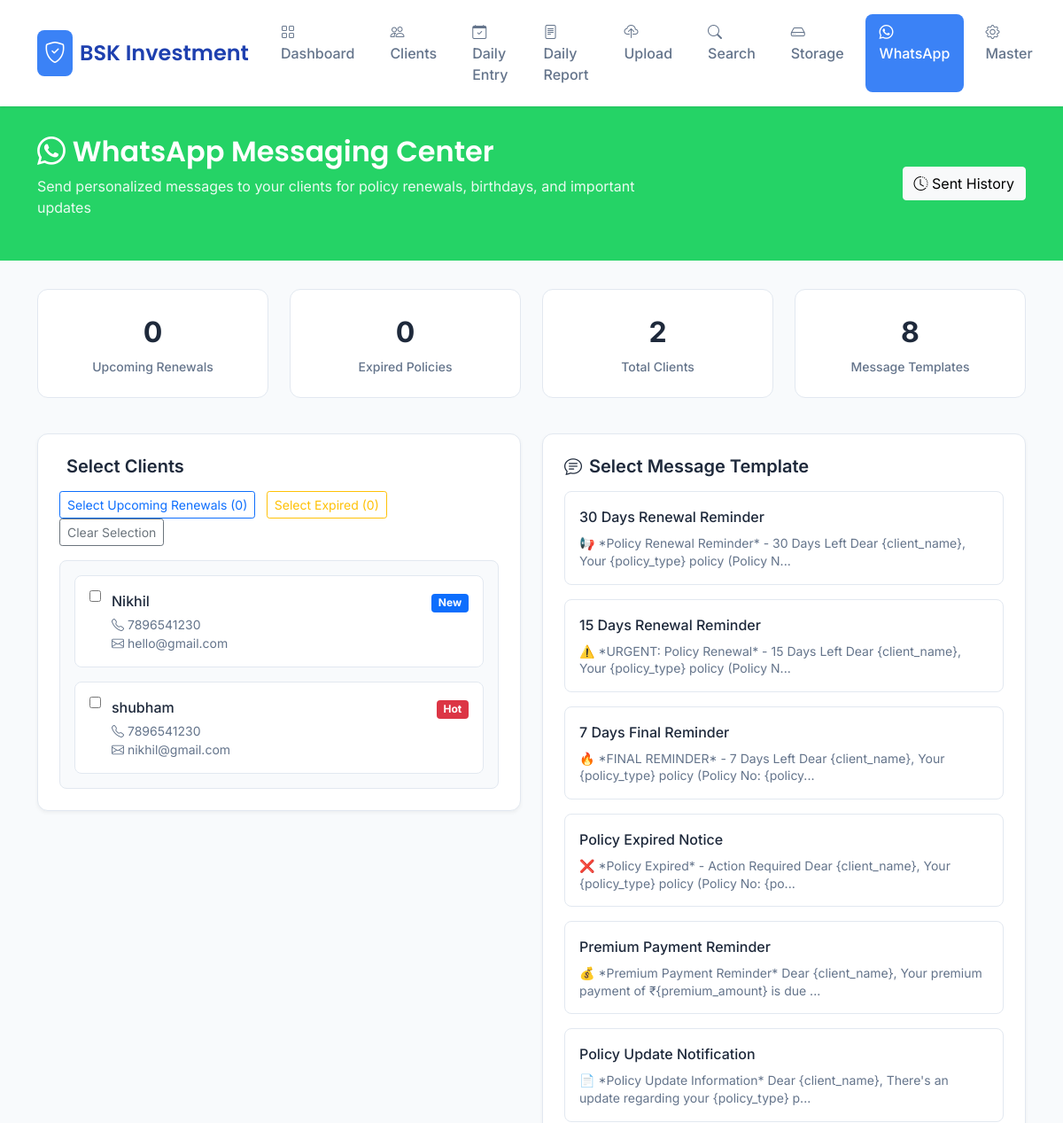
The page /whatsapp (upper part) on the database as committed earlier.
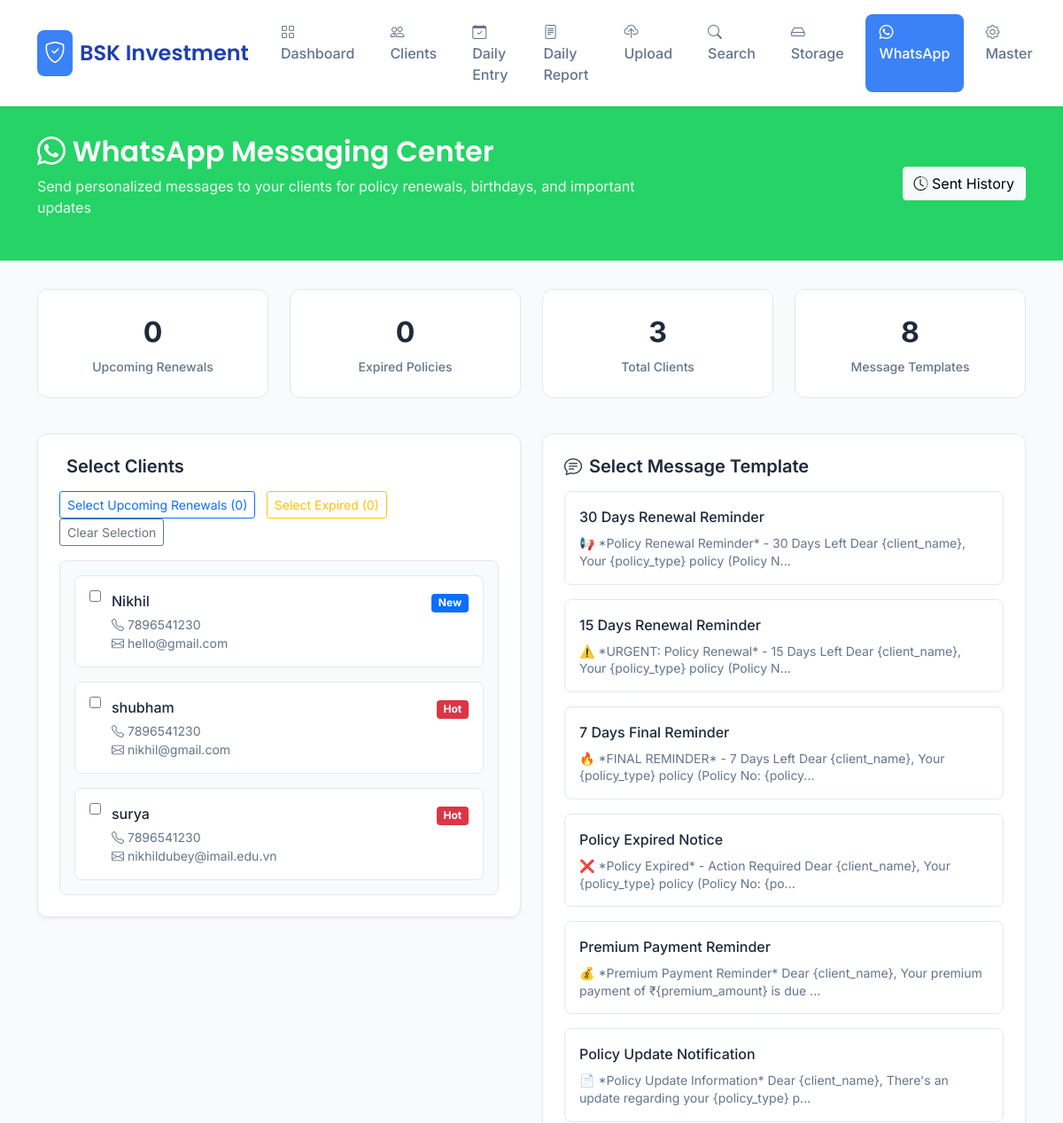
The same page on the database as committed later.
### tables this page shows
CREATE TABLE clients (
            id INTEGER PRIMARY KEY AUTOINCREMENT,
            name TEXT NOT NULL,
            phone TEXT,
            email TEXT,
            folder_name TEXT,
            client_type TEXT,
            policy_number TEXT,
            pan_card TEXT,
            address TEXT,
            created_at TIMESTAMP DEFAULT CURRENT_TIMESTAMP
        , policy_expiry_date TEXT, premium_amount TEXT, policy_type TEXT);

### app.py (the view)
@app.route('/whatsapp')
def whatsapp_dashboard():
    conn = get_db_connection()
    upcoming_renewals = conn.execute('''
        SELECT * FROM clients
        WHERE policy_expiry_date IS NOT NULL
        AND date(policy_expiry_date) <= date('now', '+30 days')
        AND date(policy_expiry_date) >= date('now')
        ORDER BY policy_expiry_date
    ''').fetchall()
    expired_policies = conn.execute('''
        SELECT * FROM clients
        WHERE policy_expiry_date IS NOT NULL
        AND date(policy_expiry_date) < date('now')
        ORDER BY policy_expiry_date DESC
    ''').fetchall()
    all_clients = conn.execute('SELECT * FROM clients ORDER BY name').fetchall()
    all_clients = [dict(client) for client in all_clients]
    upcoming_renewals = [dict(client) for client in upcoming_renewals]
    expired_policies = [dict(client) for client in expired_policies]
    conn.close()
    return render_template('whatsapp_dashboard.html',
                         upcoming_renewals=upcoming_renewals,
                         expired_policies=expired_policies,
                         all_clients=all_clients,
                         templates=WHATSAPP_TEMPLATES)

### app.py (called while the page is built)
def get_db_connection():
    try:
        conn = sqlite3.connect('documents.db')
        conn.row_factory = sqlite3.Row
        return conn
    except sqlite3.Error as e:
        logger.error(f"Database connection error: {e}")
        flash("Database connection error. Please try again.", "error")
        return None

### templates/whatsapp_dashboard.html (shortened to what the changed rows need)
<!DOCTYPE html>
<html lang="hi">
<head>
    <link href="https://cdn.jsdelivr.net/npm/bootstrap@5.1.3/dist/css/bootstrap.min.css" rel="stylesheet">
    <link rel="stylesheet" href="https://cdn.jsdelivr.net/npm/bootstrap-icons@1.7.2/font/bootstrap-icons.css">
</head>
{% set active_page = 'whatsapp' %}
    <div class="whatsapp-header">
        <div class="container">
            <div class="row align-items-center">
                <div class="col-md-8">
                    <h1 class="whatsapp-title">
                        <i class="bi bi-whatsapp"></i> WhatsApp Messaging Center
                    </h1>
                </div>
            </div>
        </div>
    </div>
    <div class="container">
        <div class="row mb-4">
            <div class="col-md-3 col-6 mb-3">
                <div class="stat-card">
                    <div class="stat-value">{{ all_clients|length }}</div>
                    <div class="stat-label">Total Clients</div>
                </div>
            </div>
        </div>
        <div class="row">
            <div class="col-lg-6 mb-4">
                <div class="message-card">
                    <div class="client-grid" id="clientGrid">
                        {% for client in all_clients %}
                        <div class="client-item" data-client-id="{{ client.id }}" onclick="toggleClient({{ client.id }})">
                            <div class="d-flex align-items-start">
                                <input type="checkbox" class="client-checkbox" id="client_{{ client.id }}">
                                <div class="flex-grow-1">
                                    <div class="d-flex justify-content-between align-items-center">
                                        <div class="client-name">{{ client.name }}</div>
                                        {% if client.client_type %}
                                        <span class="badge bg-{% if client.client_type == 'New' %}primary{% elif client.client_type == 'Hot' %}danger{% else %}secondary{% endif %}">{{ client.client_type }}</span>
                                        {% endif %}
                                    </div>
                                    <div class="client-details">
                                        <i class="bi bi-telephone"></i> {{ client.phone or 'No phone' }}
                                        {% if client.email %}
                                        <br><i class="bi bi-envelope"></i> {{ client.email }}
                                        {% endif %}
                                    </div>
                                </div>
                            </div>
                        </div>
                        {% endfor %}
                    </div>
                </div>
            </div>
            <div class="col-lg-6 mb-4">
                <div class="message-card">
                    <div class="template-grid">
                        {% for template_id, template in templates.items() %}
                        <div class="template-card" onclick="selectTemplate('{{ template_id }}')" data-template-id="{{ template_id }}">
                            <div class="template-name">{{ template.name }}</div>
                            <div class="template-preview">{{ template.message[:100] }}...</div>
                        </div>
                        {% endfor %}
                    </div>
                </div>
            </div>
        </div>
    </div>
</body>
</html>

Rows that differ between the two databases and show on the page:
added clients: name "surya", client_type "Hot", phone "7896541230", email "nikhildubey@imail.edu.vn"
Other text that changed with them:
{{ all_clients|length }}: "2" → "3"
